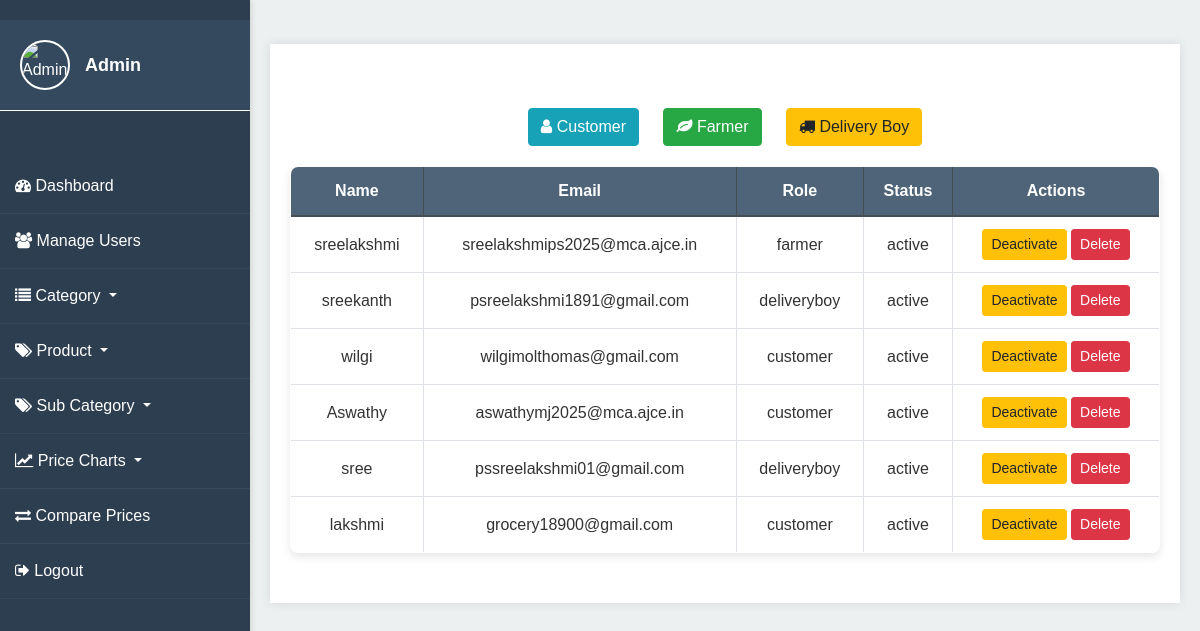
/custom_admin/manage-users/, run on the app's committed database.
### myapp/models.py (models this page shows, shortened)
class User(AbstractBaseUser):
    STATUS_CHOICES = [
        ('active', 'Active'),
        ('inactive', 'Inactive')
    ]
    status = models.CharField(max_length=10, choices=STATUS_CHOICES, default='active')
    email = models.EmailField(unique=True)
    name = models.CharField(max_length=255)
    phone = models.CharField(max_length=20)
    address = models.TextField()
    pincode = models.CharField(max_length=10)
    role = models.CharField(max_length=20)
    password = models.CharField(max_length=100)
    is_active = models.BooleanField(default=True)
    is_staff = models.BooleanField(default=False)
    date_joined = models.DateTimeField(default=timezone.now)
    last_login = models.DateTimeField(null=True, blank=True)
    objects = UserManager()
    USERNAME_FIELD = 'email'
    REQUIRED_FIELDS = ['name']

### myapp/views.py (the view)
# urls.py: path('manage-users/', views.manage_users, name='manage_users'),
def manage_users(request):
    users = User.objects.all()
    return render(request, 'manage_users.html', {
        'users': users,
    })

### myapp/templates/manage_users.html (shortened to what this page needs)
<!DOCTYPE html>
<html lang="en">
<head>
    {% load static %}
    <link rel="stylesheet" href="https://stackpath.bootstrapcdn.com/bootstrap/4.3.1/css/bootstrap.min.css">
    <link href="https://stackpath.bootstrapcdn.com/font-awesome/4.7.0/css/font-awesome.min.css" rel="stylesheet">
</head>
<body>
    <div class="sidebar">
        <div class="profile">
            <img src="{% static 'img/admin.jpg' %}" alt="Admin Image">
            <div class="name">Admin</div>
        </div><br><br>
        <a href="{% url 'admin_dashboard' %}"><i class="fa fa-tachometer"></i> Dashboard</a>
        <a href="{% url 'manage_users' %}"><i class="fa fa-users"></i> Manage Users</a>
        <div class="dropdown">
            <a class="dropdown-toggle" href="#" role="button" id="categoryDropdown" data-toggle="dropdown" aria-haspopup="true" aria-expanded="false">
                <i class="fa fa-list"></i> Category
            </a>
        </div>
        <div class="dropdown">
            <a class="dropdown-toggle" href="#" role="button" id="productDropdown" data-toggle="dropdown" aria-haspopup="true" aria-expanded="false">
                <i class="fa fa-tags"></i> Product
            </a>
        </div>
        <div class="dropdown">
            <a class="dropdown-toggle" href="#" role="button" id="subcategoryDropdown" data-toggle="dropdown" aria-haspopup="true" aria-expanded="false">
                <i class="fa fa-tags"></i> Sub Category
            </a>
        </div>
        <div class="dropdown">
            <a class="dropdown-toggle" href="#" role="button" id="priceChartDropdown" data-toggle="dropdown" aria-haspopup="true" aria-expanded="false">
                <i class="fa fa-line-chart"></i> Price Charts
            </a>
        </div>
        <a href="{% url 'compare_prices' %}"><i class="fa fa-exchange"></i> Compare Prices</a>
        <a href="{% url 'login' %}"><i class="fa fa-sign-out"></i> Logout</a>
    </div>
    <div class="content"><br>
        <div class="container"><br>
            <div class="role-buttons">
                <a href="{% url 'filter_users' 'customer' %}" class="btn btn-info"><i class="fa fa-user"></i> Customer</a>
                <a href="{% url 'filter_users' 'farmer' %}" class="btn btn-success"><i class="fa fa-leaf"></i> Farmer</a>
                <a href="{% url 'filter_users' 'deliveryboy' %}" class="btn btn-warning"><i class="fa fa-truck"></i> Delivery Boy</a>
            </div>
            <table class="table table-striped table-bordered">
                <thead class="thead-dark">
                    <tr>
                        <th>Name</th>
                        <th>Email</th>
                        <th>Role</th>
                        <th>Status</th>
                        <th>Actions</th>
                    </tr>
                </thead>
                <tbody>
                    {% for user in users %}
                        <tr>
                            <td>{{ user.name }}</td>
                            <td>{{ user.email }}</td>
                            <td>{{ user.role }}</td>
                            <td>{{ user.status }}</td>
                            <td>
                                {% if user.is_active %}
                                    <a href="{% url 'deactivate_user' user.id %}" class="btn btn-warning btn-sm action-btn">Deactivate</a>
                                {% else %}
                                    <a href="{% url 'activate_user' user.id %}" class="btn btn-success btn-sm action-btn">Activate</a>
                                {% endif %}
                                <a href="{% url 'delete_user' user.id %}" class="btn btn-danger btn-sm">Delete</a>
                            </td>
                        </tr>
                    {% endfor %}
                </tbody>
            </table>
        </div>
    </div>
</body>
</html>

### myapp/templates/manage_users.html (style rules this page uses)
body { font-family: Arial, sans-serif; margin: 0; padding: 0; background-color: #f4f4f4; display: flex; height: 100vh; overflow: hidden; }
.table .thead-dark th { color: #fff; background-color: #4f6479; border-color: #454d55; }
.sidebar { width: 250px; background: #4d667f; color: #fff; display: flex; flex-direction: column; }
.sidebar a { color: #fff; padding: 15px; text-decoration: none; display: block; }
.content { flex-grow: 1; padding: 20px; overflow-y: auto; }
.container { width: 100%; max-width: 1200px; margin: 0 auto; background-color: #fff; padding: 20px; box-shadow: 0 0 10px rgba(0,0,0,0.1); }
.role-buttons { margin-bottom: 20px; text-align: center; }
.role-buttons a { margin: 0 10px; }
a { color: #007BFF; text-decoration: none; }
body { display: flex; height: 100vh; overflow: hidden; margin: 0; font-family: 'Arial', sans-serif; }
.sidebar { width: 250px; background: #2c3e50; color: #fff; display: flex; flex-direction: column; padding-top: 20px; position: relative; box-shadow: 2px 0 5px rgba(0, 0, 0, 0.1); }
.sidebar .profile { display: flex; align-items: center; padding: 20px; background: #34495e; border-bottom: 1px solid #ffffff; }
.sidebar .profile img { width: 50px; height: 50px; border-radius: 50%; margin-right: 15px; border: 2px solid #fff; }
.sidebar .profile .name { color: #fff; font-size: 18px; font-weight: bold; }
.sidebar a { color: #fff; padding: 15px; text-decoration: none; display: block; font-size: 16px; border-bottom: 1px solid #34495e; }
.content { flex-grow: 1; padding: 20px; overflow-y: auto; background-color: #ecf0f1; }
.table { background-color: #ffffff; border-radius: 8px; box-shadow: 0 4px 8px rgba(0, 0, 0, 0.1); margin-bottom: 30px; overflow: hidden; }
.table th { background-color: #3498db; color: #ffffff; font-weight: bold; }
.table td { background-color: #ffffff; color: #333; }
.table tbody tr:nth-child(even) { background-color: #f4f4f4; }
.table td, .table th { vertical-align: middle; text-align: center; }

### data on the page
User: name "sreelakshmi", email "sreelakshmips2025@mca.ajce.in", role "farmer", status "active", is_active "Deactivate"
User: name "sreekanth", email "psreelakshmi1891@gmail.com", role "deliveryboy", status "active", is_active "Deactivate"
User: name "wilgi", email "wilgimolthomas@gmail.com", role "customer", status "active", is_active "Deactivate"
User: name "Aswathy", email "aswathymj2025@mca.ajce.in", role "customer", status "active", is_active "Deactivate"
User: name "sree", email "pssreelakshmi01@gmail.com", role "deliveryboy", status "active", is_active "Deactivate"
User: name "lakshmi", email "grocery18900@gmail.com", role "customer", status "active", is_active "Deactivate"
